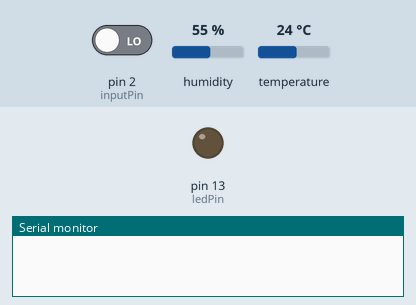
The sketch below on a simulated Arduino Uno, built with avr-gcc and run on an emulated ATmega328P. On the bench: output pins drawn as LEDs (lit = HIGH), the last lines printed to the serial monitor. Inputs (shaded band) come from the test bench; at power-on: pin 2 (inputPin) LOW, humidity 55 %, temperature 24 °C.

Above: at 1.2 s.
1.3 s: pin 2 (inputPin) driven HIGH
At 1.9 s:
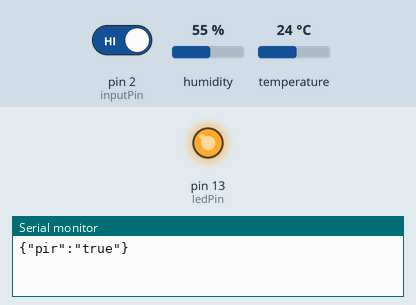
11.5 s: pin 2 (inputPin) driven LOW
At 12.0 s:
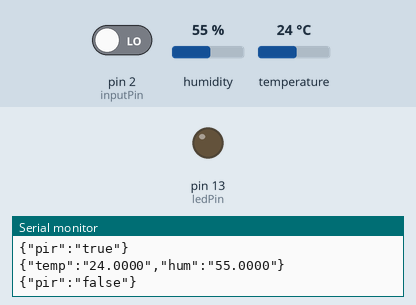
Timing chart, 0 to 14.5 s (numbered marks = the images above; inputs shaded):
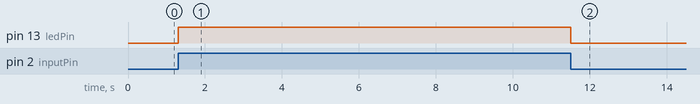

The sketch:

PIR_HTU21D.ino
```cpp
#include <SparkFunHTU21D.h>
int ledPin = 13;
int inputPin = 2;
int pirState = LOW;
int val = 0;
long highTime = 0;
long tempReadInterval=10000;
long lastTime=0;
int incomingByte = 0;
HTU21D myHumidity;
void setup() {
  pinMode(ledPin, OUTPUT);
  pinMode(inputPin, INPUT);
  Serial.begin(9600);

  myHumidity.begin();
}

void temp(){
  long now = millis();
  if ( now - lastTime > tempReadInterval) {
    lastTime=now;
    float humd = myHumidity.readHumidity();
    float temp = myHumidity.readTemperature();
    //Serial.begin(9600);
    Serial.println("{\"temp\":\"" + String(temp,4) + "\",\"hum\":\"" + String(humd,4) + "\"}");
    //Serial.end();
  }


}
void loop(){
  val = digitalRead(inputPin);
  if (Serial.available() > 0) {
    // read the incoming byte:
    incomingByte = Serial.read();
    // say what you got:
    Serial.print("I received: ");
    Serial.println(incomingByte, DEC);
        }
  temp();
  if (val == HIGH) {
    digitalWrite(ledPin, HIGH);
    if (pirState == LOW) {
      // we have just turned on
      //Serial.begin(9600);
      Serial.println("{\"pir\":\"true\"}");
      //Serial.end();
     // Serial.println();
      pirState = HIGH;
    }
  } else {
    digitalWrite(ledPin, LOW);
    if (pirState == HIGH){
      // we have just turned of
      //Serial.begin(9600);
      Serial.println("{\"pir\":\"false\"}");
      //Serial.end();
     // Serial.println();
      pirState = LOW;
    }
  }
 // delay(500);
}
```

Measured:
- after the input at 1.3 s, pin 13 (ledPin): LOW → HIGH at once
- after the input at 11.5 s, pin 13 (ledPin): HIGH → LOW at once
